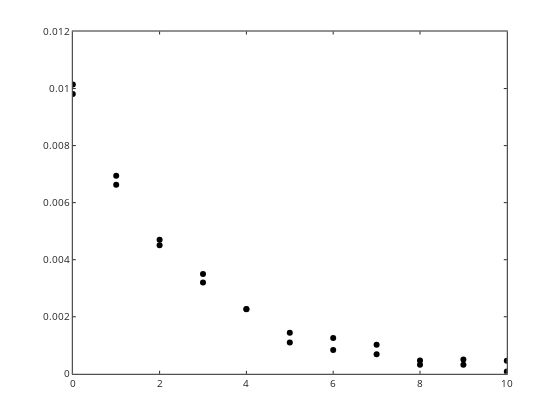

This figure's notebook cell:
### Markdown cell above
### now monte carlo analysis for parameter uncertainty estimation

to estimate uncertainty in the parameters just simulate 1000 datasets and fit them all.  Like we did in Lecture 3 (but we did it with a linear example that time to illustrate the method)

### Code cell
residuals=N-Nbst; sestimate=std(residuals);

% need to make simulated dataset

count = 1:length(N); % an integer vector with an entry in order per each point in the data

% replacing all data seems to work better

%noreplace=round(length(N)/3); % replace 1/3 of the datapoints
noreplace=round(length(N)/2); % replace 1/2 of the datapoints
%noreplace=round(length(N)/1); % replace all of the datapoints

indexreplace = randsample(count,noreplace); % pick at random wich of the 1/3 of the points to replace.

Nnew=Nbst; % initialize the simulated data just as the original data.

for i=1:length(indexreplace)
    Nnew(indexreplace(i))=Nbst(indexreplace(i))+randn(1,1)*sestimate;
end

plot(t,N,'ko',t,Nnew,'k.')

### Figure 1 — Plotly figure (JSON) as saved in the notebook; plotly's stock layout.template omitted (floating-point values rounded to 4 significant figures)
{"data": [{"line": {"color": "rgb(0, 0, 0)", "width": 0.5}, "marker": {"color": "rgb(0, 0, 0)", "line": {"color": "rgb(0, 0, 0)"}, "size": 6, "symbol": "circle"}, "mode": "markers", "name": "", "showlegend": false, "type": "scatter", "visibility": true, "x": [0, 1, 2, 3, 4, 5, 6, 7, 8, 9, 10], "xaxis": "x", "y": [0.01015, 0.00694, 0.004502, 0.003501, 0.002261, 0.001097, 0.0008334, 0.001017, 0.0003183, 0.0005043, 0.0004556], "yaxis": "y"}, {"line": {"color": "rgb(0, 0, 0)", "width": 0.5}, "marker": {"color": "rgb(0, 0, 0)", "line": {"color": "rgb(0, 0, 0)"}, "size": 6, "symbol": "circle"}, "mode": "markers", "name": "", "showlegend": false, "type": "scatter", "visibility": true, "x": [0, 1, 2, 3, 4, 5, 6, 7, 8, 9, 10], "xaxis": "x", "y": [0.00981, 0.006631, 0.004703, 0.003203, 0.002268, 0.00144, 0.001252, 0.0006893, 0.0004695, 0.0003197, 7.733e-05], "yaxis": "y"}], "layout": {"height": 420, "hovermode": "closest", "margin": {"b": 0, "l": 0, "r": 0, "t": 0}, "plot_bgcolor": "rgba(0, 0, 0, 0)", "showlegend": false, "width": 560, "xaxis": {"anchor": "y", "autorange": false, "domain": [0.13, 0.905], "exponentformat": "none", "gridcolor": "rgba(38,38,38,0.15)", "gridwidth": 1, "linecolor": "rgb(38,38,38)", "linewidth": 1, "mirror": "ticks", "range": [0, 10], "showgrid": false, "showline": true, "side": "bottom", "spikedash": "solid", "spikemode": "across", "spikesides": false, "spikethickness": 1, "tickangle": 0, "tickcolor": "rgb(38,38,38)", "tickfont": {"color": "rgb(38,38,38)", "size": 10}, "ticklen": 3, "ticks": "inside", "ticktext": ["0", "2", "4", "6", "8", "10"], "tickvals": [0, 2, 4, 6, 8, 10], "title": {"font": {"color": "rgb(0, 0, 0)", "size": 11}, "text": ""}, "type": "linear", "visible": true, "zeroline": false}, "yaxis": {"anchor": "x", "autorange": false, "domain": [0.11, 0.925], "exponentformat": "none", "gridcolor": "rgba(38,38,38,0.15)", "gridwidth": 1, "linecolor": "rgb(38,38,38)", "linewidth": 1, "mirror": "ticks", "range": [0, 0.012], "showgrid": false, "showline": true, "side": "left", "spikedash": "solid", "spikemode": "across", "spikesides": false, "spikethickness": 1, "tickangle": 0, "tickcolor": "rgb(38,38,38)", "tickfont": {"color": "rgb(38,38,38)", "size": 10}, "ticklen": 3, "ticks": "inside", "ticktext": ["0", "0.002", "0.004", "0.006", "0.008", "0.01", "0.012"], "tickvals": [0, 0.002, 0.004, 0.006, 0.008, 0.01, 0.012], "title": {"font": {"color": "rgb(0, 0, 0)", "size": 11}, "text": ""}, "type": "linear", "visible": true, "zeroline": false}}}
